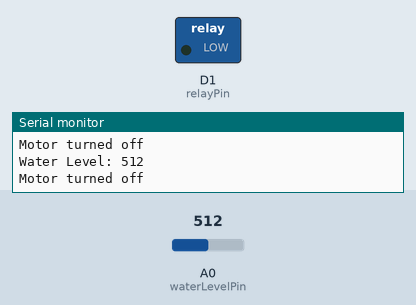
Simulated run of this sketch. Board: ESP8266 (NodeMCU). Parts: switched loads named in the sketch (green lamp = pin HIGH), the last lines printed to the serial monitor. The inputs (shaded band) are chosen by the test bench; at power-on: A0 (waterLevelPin) = 512.

Above: at 1.8 s.
1.9 s: A0 (waterLevelPin) set to 489
At 2.4 s:
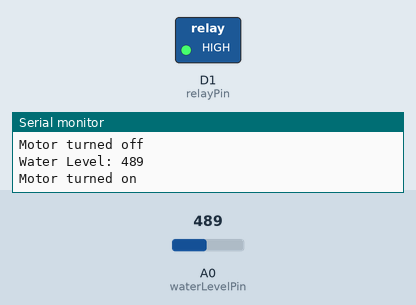
3.5 s: A0 (waterLevelPin) set to 510
At 5.2 s:
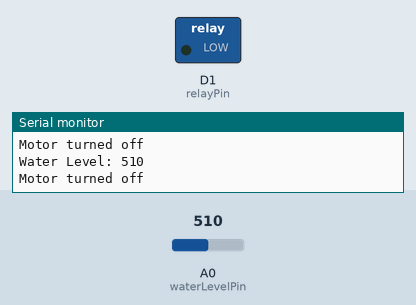
5.5 s: A0 (waterLevelPin) set to 490
At 6.7 s:
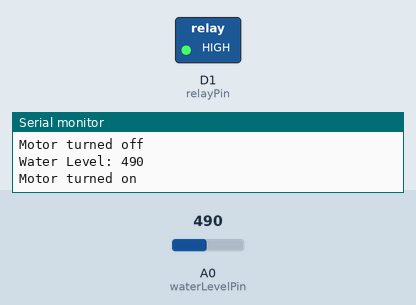
Timing chart, 0 to 8.5 s (numbered marks = the images above; inputs shaded):
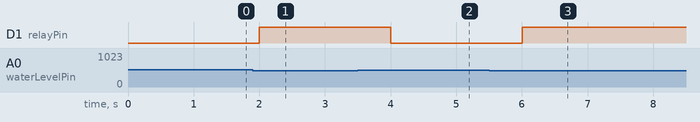

The sketch:

WATERLEVEL_SENSOR_CODE.ino
```cpp
#include <ESP8266WiFi.h>

const int waterLevelPin = A0; // Analog pin connected to water level sensor
const int relayPin = D1;      // Digital pin connected to relay

const int threshold = 500;    // Set the threshold value for water level

void setup() {
  Serial.begin(115200);
  pinMode(relayPin, OUTPUT);
  digitalWrite(relayPin, LOW); // Initialize relay to off
}

void loop() {
  int waterLevel = analogRead(waterLevelPin);

  Serial.print("Water Level: ");
  Serial.println(waterLevel);

  if (waterLevel < threshold) {
    digitalWrite(relayPin, HIGH); // Turn on relay
    Serial.println("Motor turned on");
  } else {
    digitalWrite(relayPin, LOW); // Turn off relay
    Serial.println("Motor turned off");
  }

  delay(1000); // Delay for stability
}
```

Measured:
- the behaviour switches between 500 and 499 on A0 (waterLevelPin) (found by bisection; images 0 and 1)
- after the input at 1.9 s, D1 (relayPin): LOW → HIGH after 0.10 s
- after the input at 3.5 s, D1 (relayPin): HIGH → LOW after 0.50 s
- after the input at 5.5 s, D1 (relayPin): LOW → HIGH after 0.50 s
